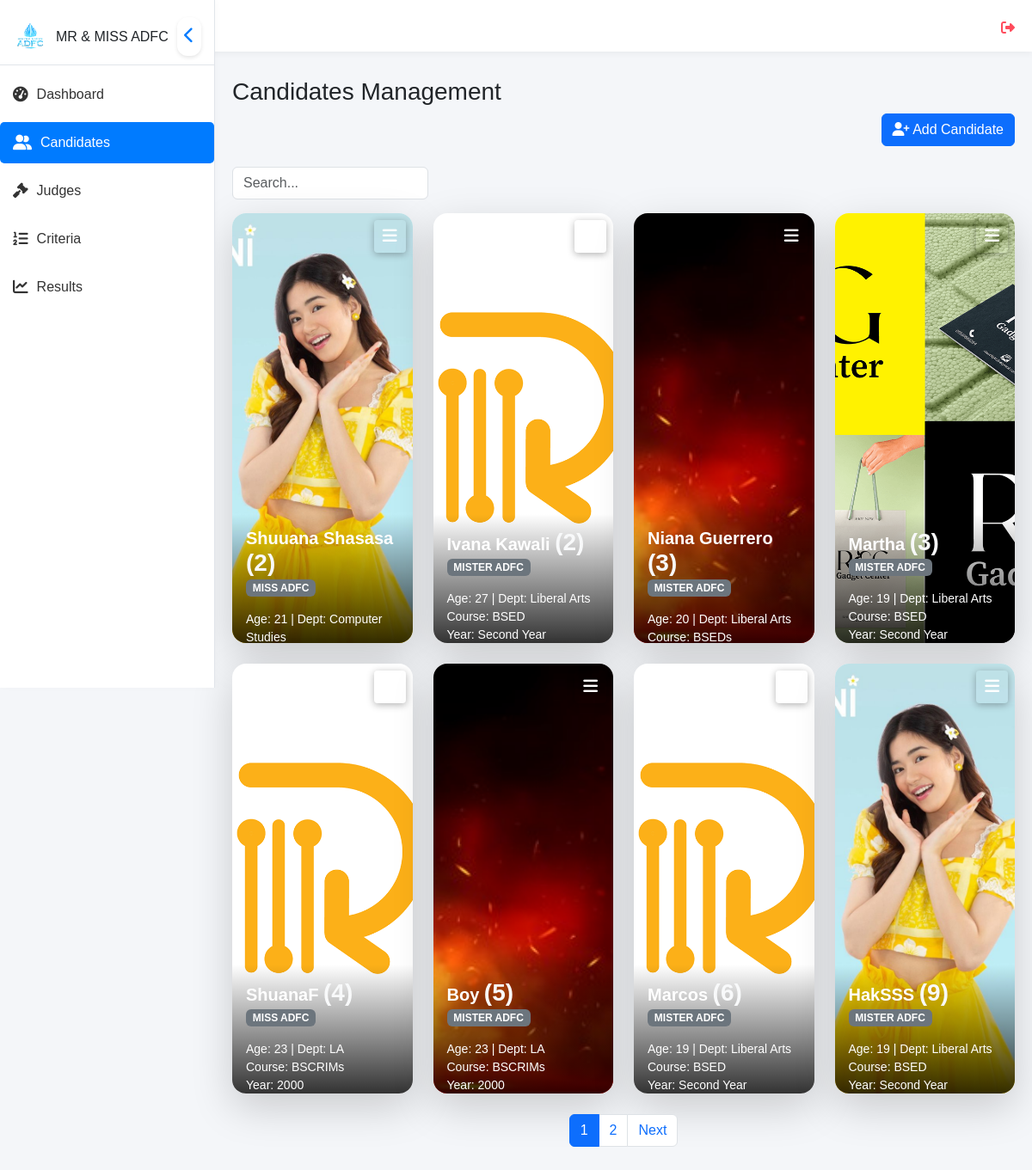
Before: /views/admin/candidates.php (signed in) with the older database file.
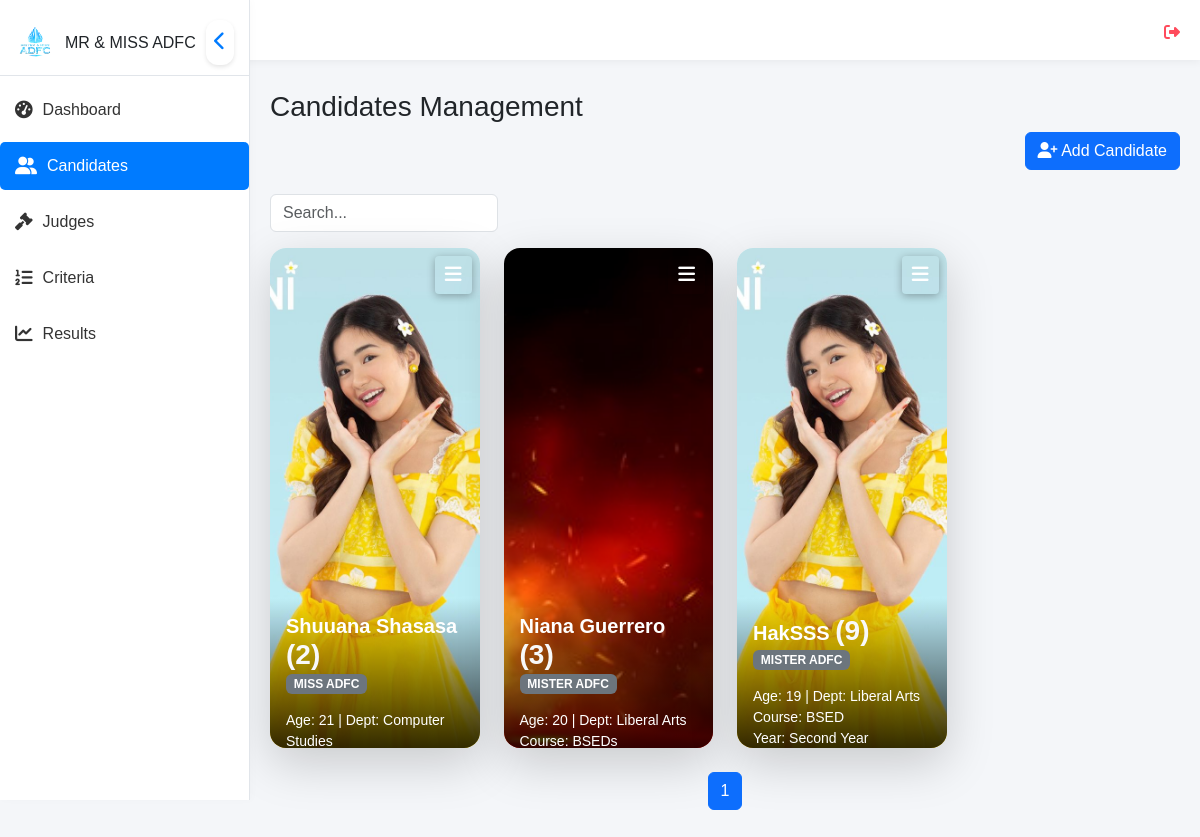
After: the same page with the newer database file.
### tables this page shows
CREATE TABLE `contestants` (
  `id` int(11) NOT NULL,
  `candidate_number` int(11) NOT NULL,
  `full_name` varchar(255) NOT NULL,
  `age` int(11) NOT NULL,
  `gender` enum('Male','Female') NOT NULL,
  `department` varchar(255) NOT NULL,
  `course` varchar(255) NOT NULL,
  `year` varchar(50) NOT NULL,
  `category` varchar(255) NOT NULL,
  `motto` text NOT NULL,
  `bio` text NOT NULL,
  `photo` varchar(255) DEFAULT NULL,
  `block` varchar(50) NOT NULL
);

### views/admin/candidates.php (the view, shortened to what this page needs)
<!DOCTYPE html>
<html lang="en">
<head>
    <link rel="stylesheet" href="../../assets/css/bootstrap.min.css">
    <link rel="stylesheet" href="../../assets/css/all.min.css">
    <link rel="stylesheet" href="../../assets/css/style.css">
</head>
<body>
<?php include '../components/sidebar.php'; ?>
<?php include '../components/topbar.php'; ?>
<div class="content" id="content">
    <h3>Candidates Management</h3>
    <div class="d-flex justify-content-end">
    <button class="btn btn-primary mb-4" data-bs-toggle="modal" data-bs-target="#addCandidateModal">
        <i class="fas fa-user-plus"></i> Add Candidate
    </button>
    </div>
    <div class="d-flex align-items-center mb-3">
    <input type="text" id="searchInput" class="form-control w-25" placeholder="Search..." oninput="searchCandidates()">
</div>
    <div class="row g-4">
        <?php
        require '../../database/connection.php';
            $limit = 8;
            $page = isset($_GET['page']) ? (int)$_GET['page'] : 1;
            $offset = ($page - 1) * $limit;
            $search = isset($_GET['search']) ? mysqli_real_escape_string($conn, $_GET['search']) : '';
            $whereClause = !empty($search) ? "WHERE full_name LIKE '%$search%'" : "";
            $query = "SELECT * FROM contestants
                    $whereClause
                    ORDER BY candidate_number ASC,
                            CASE
                                WHEN category = 'MISS ADFC' THEN 1
                                WHEN category = 'MISTER ADFC' THEN 2
                                ELSE 3
                            END
                    LIMIT $limit OFFSET $offset";
            $result = mysqli_query($conn, $query);
            $countQuery = "SELECT COUNT(*) as total FROM contestants $whereClause";
            $countResult = mysqli_query($conn, $countQuery);
            $totalRows = mysqli_fetch_assoc($countResult)['total'];
            $totalPages = ceil($totalRows / $limit);
        if (mysqli_num_rows($result) > 0) {
            while ($row = mysqli_fetch_assoc($result)) {
                $photo = !empty($row['photo']) ? "../../uploads/{$row['photo']}" : "../../assets/img/default-avatar.png";
                $rowData = htmlspecialchars(json_encode($row), ENT_QUOTES, 'UTF-8');
                echo "
                <div class='col-lg-3 col-md-6'>
                    <div class='card border-0 shadow-lg rounded-4 overflow-hidden candidate-card' style='height: 500px; position: relative;'>
                        <img src='{$photo}' alt='Profile Picture' class='w-100 h-100' style='object-fit: cover;'>
                        <div class='dropdown position-absolute top-0 end-0 mt-2 me-2'>
                            <button class='burger-icon' type='button' data-bs-toggle='dropdown' aria-expanded='false'>
                                <i class='fas fa-bars'></i>
                            </button>
                            <ul class='dropdown-menu dropdown-menu-end'>
                                <li><button class='dropdown-item' onclick='openEditModal({$rowData})'><i class='fas fa-edit'></i> Edit</button></li>
                                <li><button class='dropdown-item text-danger' onclick='confirmDelete({$row['id']})'><i class='fas fa-trash-alt'></i> Delete</button></li>
                            </ul>
                        </div>
                        <div class='info-overlay position-absolute bottom-0 start-0 w-100 text-white p-3'>
                            <h5 class='fw-bold m-0'>{$row['full_name']} <span class='fs-3 fw-bold text-light'>({$row['candidate_number']})</span></h5>
                            <p class='badge bg-secondary'>{$row['category']}</p>
                            <p class='m-0 small'>Age: {$row['age']} | Dept: {$row['department']}</p>
                            <p class='m-0 small'>Course: {$row['course']}</p>
                            <p class='m-0 small'>Year: {$row['year']}</p>
                            <div class='extra-info mt-2' style='display: none;'>
                                <blockquote class='blockquote mb-1'>
                                    <p class='fst-italic'>&quot;{$row['motto']}&quot;</p>
                                </blockquote>
                            </div>
                        </div>
                    </div>
                </div>";
            }
        } else {
            echo "<p class='text-center text-danger fw-bold'>No candidates found</p>";
        }
        ?>
    </div>
    <nav class="mt-4">
    <ul class="pagination justify-content-center">
        <?php for ($i = 1; $i <= $totalPages; $i++): ?>
            <li class="page-item <?= ($i == $page) ? 'active' : '' ?>">
                <a class="page-link" href="?page=<?= $i ?>&search=<?= urlencode($search) ?>"><?= $i ?></a>
            </li>
        <?php endfor; ?>
        <?php if ($page < $totalPages): ?>
            <li class="page-item">
                <a class="page-link" href="?page=<?= $page + 1 ?>&search=<?= urlencode($search) ?>">Next</a>
            </li>
        <?php endif; ?>
    </ul>
</nav>
</div>
</body>
</html>

### views/components/sidebar.php (shortened to what this page needs)
<div class="sidebar" id="sidebar">
    <div class="sidebar-header">
        <div class="logo-container">
            <img src="../../assets/image/adflogo.png" alt="logo">
            <h5>MR & MISS ADFC</h5>
        </div>
        <button class="toggle-btn" onclick="toggleSidebar()">
            <i id="toggle-icon" class="fas fa-chevron-left"></i>
        </button>
    </div>
    <div class="sidebar-menu">
    <?php if ($_SESSION['role'] == 'admin') : ?>
    <a href="dashboard.php" class="<?php echo basename($_SERVER['PHP_SELF']) == 'dashboard.php' ? 'active' : ''; ?>">
        <i class="fas fa-tachometer-alt"></i> <span>Dashboard</span>
    </a>
    <a href="candidates.php" class="<?php echo basename($_SERVER['PHP_SELF']) == 'candidates.php' ? 'active' : ''; ?>">
        <i class="fas fa-user-friends"></i> <span>Candidates</span>
    </a>
    <a href="judges.php" class="<?php echo basename($_SERVER['PHP_SELF']) == 'judges.php' ? 'active' : ''; ?>">
        <i class="fas fa-gavel"></i> <span>Judges</span>
    </a>
    <a href="criteria.php" class="<?php echo basename($_SERVER['PHP_SELF']) == 'criteria.php' ? 'active' : ''; ?>">
        <i class="fas fa-list-ol"></i> <span>Criteria</span>
    </a>
    <a href="results.php" class="<?php echo basename($_SERVER['PHP_SELF']) == 'results.php' ? 'active' : ''; ?>">
        <i class="fas fa-chart-line"></i> <span>Results</span>
    </a>
<?php endif; ?>
    </div>
</div>

### views/components/topbar.php (shortened to what this page needs)
<div class="topbar">
    <a href="../../auth/logout.php" class="logout-link">
            <i class="fas fa-sign-out-alt"></i>
        </a>
</div>

### assets/css/style.css (style rules this page uses)
.candidate-card { position: relative; overflow: hidden; transition: transform 0.3s ease-in-out, box-shadow 0.3s ease-in-out; }
.info-overlay { position: absolute; bottom: 0; width: 100%; padding: 20px; background: linear-gradient(to top, rgba(0, 0, 0, 0.8), rgba(0, 0, 0, 0)); transition: height 0.3s ease-in-out; height: 150px; }
.burger-icon { color: white; border: none; font-size: 1.2rem; box-shadow: 0 2px 8px rgba(0, 0, 0, 0.3); padding: 5px 10px; border-radius: 4px; background: transparent; }

### views/components/sidebar.php (style rules this page uses)
.sidebar { width: 250px; height: 100vh; position: fixed; top: 0; left: 0; background: #ffffff; border-right: 1px solid #e1e5ea; box-shadow: 2px 0 8px rgba(0, 0, 0, 0.02); transition: transform 0.3s cubic-bezier(0.4, 0, 0.2, 1), width 0.3s ease-in-out; z-index: 1001; padding-top: 10px; }
.sidebar-header { display: flex; align-items: center; justify-content: space-between; padding: 10px 15px; border-bottom: 1px solid #e1e5ea; }
.logo-container { display: flex; align-items: center; }
.logo-container img { width: 40px; height: 40px; margin-right: 10px; }
.logo-container h5 { font-size: 1rem; margin: 0; }
.toggle-btn { background: #ffffff; border: none; cursor: pointer; font-size: 1.2rem; color: #007bff; padding: 8px; border-radius: 12px; box-shadow: 0 2px 4px rgba(0, 0, 0, 0.1); transition: background 0.3s ease, box-shadow 0.3s ease, transform 0.2s ease; }
.sidebar-menu { padding: 10px 0; }
.sidebar-menu a { text-decoration: none; color: #333; display: flex; align-items: center; padding: 12px 15px; margin-bottom: 8px; border-radius: 5px; transition: background 0.2s ease, color 0.2s ease; font-size: 1rem; font-weight: 500; }
.sidebar-menu a:hover, .sidebar-menu a.active { background: #007bff; color: #ffffff; }
.sidebar-menu a i { margin-right: 10px; font-size: 1.1rem; }
.logout-link { margin-top: auto; color: #ff4b5c; }

### views/components/topbar.php (style rules this page uses)
body { font-family: 'Poppins', sans-serif; background: #f4f6f9; margin: 0; padding: 0; }
.content { margin-left: 250px; padding: 20px; transition: margin-left 0.3s cubic-bezier(0.4, 0, 0.2, 1); margin-top: 70px; }
.topbar { background: #ffffff; color: #333333; padding: 15px 20px; display: flex; justify-content: space-between; align-items: center; box-shadow: 0 2px 8px rgba(0, 0, 0, 0.05); position: fixed; top: 0; left: 0; width: 100%; height: 60px; z-index: 1000; border-radius: 0; }

Changed rows visible on the page:
removed contestants: photo (picture), full_name "Ivana Kawali", candidate_number "2", category "MISTER ADFC", age "27", department "Liberal Arts", course "BSED", year "Second Year"
removed contestants: photo (picture), full_name "Martha", candidate_number "3", category "MISTER ADFC", age "19", department "Liberal Arts", course "BSED", year "Second Year"
removed contestants: photo (picture), full_name "ShuanaF", candidate_number "4", category "MISS ADFC", age "23", department "LA", course "BSCRIMs", year "2000"
removed contestants: photo (picture), full_name "Boy", candidate_number "5", category "MISTER ADFC", age "23", department "LA", course "BSCRIMs", year "2000"
removed contestants: photo (picture), full_name "Marcos", candidate_number "6", category "MISTER ADFC", age "19", department "Liberal Arts", course "BSED", year "Second Year"
Other visible differences:
list line gone: "2"
text no longer shown: "Next"
